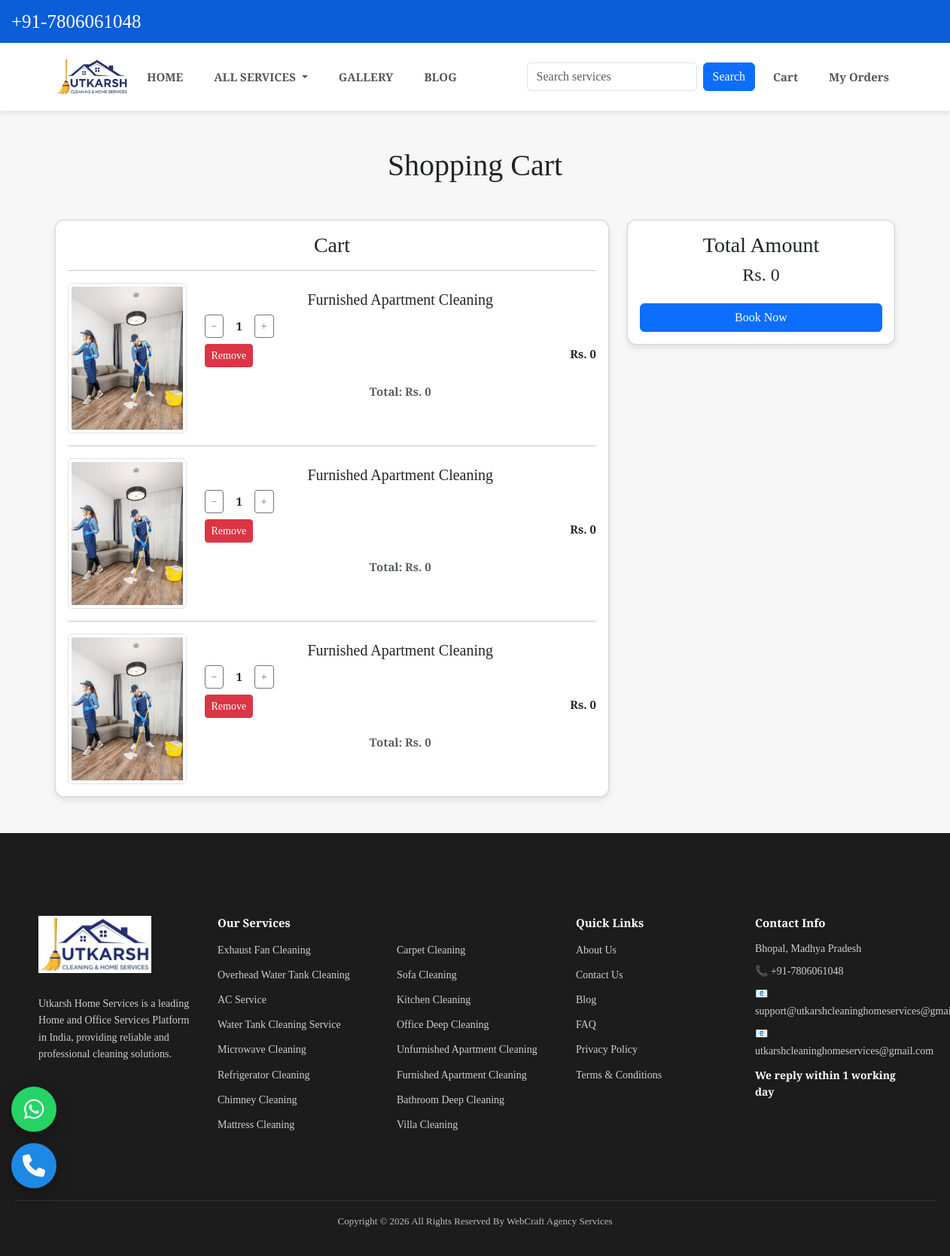
Page /cart/ on the committed database.
### app/models.py (models this page shows, shortened)
class Cart(models.Model):
    session_key = models.CharField(max_length=100, null=True, blank=True)
    product = models.ForeignKey(Product, on_delete=models.CASCADE)
    service_price = models.ForeignKey(
        ServicePrice,
        on_delete=models.CASCADE,
        null=True,
        blank=True
    )
    quantity = models.PositiveIntegerField(default=1)
    @property
    def unit_price(self):
        if self.service_price:
            return self.service_price.price
        return self.product.discounted_price or self.product.selling_price or 0
    @property
    def total_price(self):
        return self.unit_price * self.quantity

class Product(models.Model):
    title = models.CharField(max_length=100)
    selling_price = models.FloatField(null=True, blank=True)
    discounted_price = models.FloatField(null=True, blank=True)
    description = models.TextField(blank=True)
    category = models.CharField(choices=CATEGORY_CHOICES, max_length=3)
    product_image = models.ImageField(upload_to='productimg', blank=True, null=True)
    is_service = models.BooleanField(default=False)

### app/views.py (the view)
# urls.py: path('cart/', views.show_cart, name='showcart'),
def show_cart(request):
    carts = Cart.objects.filter(session_key=request.session.session_key)
    totalamount = sum(c.total_price for c in carts)
    return render(request, 'app/cart.html', {
        'carts': carts,
        'totalamount': totalamount
    })

### app/context_processors.py (called while the page is built)
def cart_count(request):
    count = 0
    if request.session.session_key:
        count = Cart.objects.filter(
            session_key=request.session.session_key
        ).count()
    return {'cart_count': count}

def all_services(request):
    services = Product.objects.all()   # 🔥 TEMP: filter hata do
    return {'all_services': services}

### app/templates/app/cart.html (shortened to what this page needs)
{% extends 'app/base.html' %}
{% load static %}
{% block main-content %}
<div class="container my-5">
  <h1 class="text-center mb-5">Shopping Cart</h1>
  <div class="row">
    <div class="col-sm-8">
      <div class="card">
        <div class="card-body">
          <h3>Cart</h3>
          {% for cart in carts %}
          <hr>
          <div class="row align-items-center">
            <div class="col-sm-3 text-center">
              <img src="{{ cart.product.product_image.url }}" class="img-fluid img-thumbnail">
            </div>
            <div class="col-sm-9">
              <h5>{{ cart.product.title }}</h5>
              <div class="d-flex align-items-center my-2">
                <form method="post" action="{% url 'minus_cart' cart.id %}">
                  <button type="submit" class="btn btn-sm btn-outline-secondary">−</button>
                </form>
                <span class="mx-3 fw-bold">{{ cart.quantity }}</span>
                <form method="post" action="{% url 'plus_cart' cart.id %}">
                  <button type="submit" class="btn btn-sm btn-outline-secondary">+</button>
                </form>
              </div>
              <div class="d-flex justify-content-between">
                <a href="{% url 'remove_cart' cart.id %}" class="btn btn-sm btn-danger">
                  Remove
                </a>
                <strong>Rs. {{ cart.unit_price }}</strong>
              </div>
              <p class="text-muted mt-1">
                Total: Rs. {{ cart.total_price }}
              </p>
            </div>
          </div>
          {% empty %}
          <p class="text-center text-muted">Your cart is empty</p>
          {% endfor %}
        </div>
      </div>
    </div>
    <div class="col-sm-4">
      <div class="card">
        <div class="card-body">
          <h3>Total Amount</h3>
          <h4>Rs. {{ totalamount }}</h4>
          <a href="{% url 'checkout' %}" class="btn btn-primary w-100 mt-3">
            Book Now
          </a>
        </div>
      </div>
    </div>
  </div>
</div>
{% endblock %}

### app/static/app/css/style.css (style rules this page uses)
body { margin:0; font-family: Arial, sans-serif; background:#f5f5f5; }
* { margin:0; padding:0; box-sizing:border-box; font-family:'Poppins',sans-serif }
body { background:#e7ede8 }
* { margin: 0; padding: 0; box-sizing: border-box; font-family: Arial, sans-serif; }
body { background: #f7f7f7; }
.card { background: #fff; border-radius: 12px; overflow: hidden; box-shadow: 0 4px 10px rgba(0,0,0,0.1); text-align: center; }
.card img { width: 100%; height: 200px; object-fit: cover; }
.card p { padding: 15px; font-weight: 600; }

### app/templates/app/base.html (style rules this page uses)
* { font-family:"Libre Baskerville",serif; }
body { font-size:15px;line-height:1.8 }

### rows in the picture
Cart: product.product_image (picture), product "Furnished Apartment Cleaning", quantity "1", unit_price "0", total_price "0"
Cart: product.product_image (picture), product "Furnished Apartment Cleaning", quantity "1", unit_price "0", total_price "0"
Cart: product.product_image (picture), product "Furnished Apartment Cleaning", quantity "1", unit_price "0", total_price "0"

### other values in the picture
{{ totalamount }} "0"
